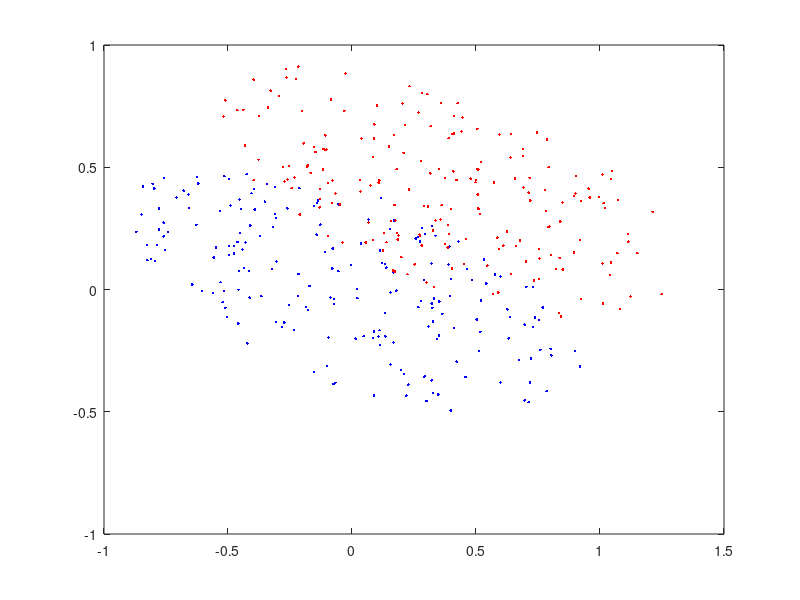

Reproduce this figure in MATLAB.

%plot(z(:,1),z(:,2),'.');

n = 200;
r = sqrt(rand(n,1)); % Start out as if filling a unit circle
 t = 2*pi*rand(n,1);
 X = 3*sqrt(2/59)*r.*cos(t); % Rescale by major & minor semi-axis lengths
 Y = 2*sqrt(2/4)*r.*sin(t);
 x = (2*X-5*Y)/sqrt(58); % Rotate back to original coordinates
 y = (5*X+2*Y)/sqrt(58);
 
 z1 = [x y];
 plot(z1(:,1),z1(:,2),'b.');
 hold on;
 
r = sqrt(rand(n,1)); % Start out as if filling a unit circle
 t = 2*pi*rand(n,1);
 X = 3*sqrt(2/59)*r.*cos(t); % Rescale by major & minor semi-axis lengths
 Y = 2*sqrt(2/4)*r.*sin(t);
 x = 0.4+(2*X-5*Y)/sqrt(58); % Rotate back to original coordinates
 y = 0.4+(5*X+2*Y)/sqrt(58);
 
 z2 = [x y];
 plot(z2(:,1),z2(:,2),'r.');
 
 
 z = [z1;z2];
 save('ellipse.mat','z');